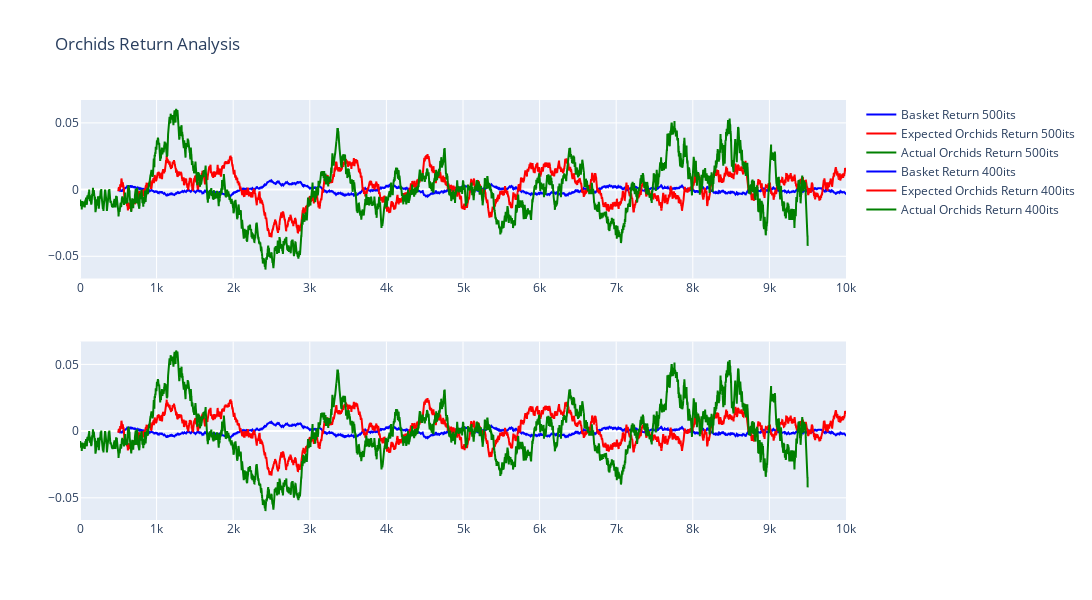

Notebook code for this chart:
### Code cell
import plotly.graph_objects as go
from plotly.subplots import make_subplots

fig = make_subplots(rows=2, cols=1)

# Plot for 500its
fig.add_trace(go.Scatter(x=df_constipated.index, y=df_constipated['basket_return_500its'], mode='lines', name='Basket Return 500its', line=dict(color='blue')), row=1, col=1)
fig.add_trace(go.Scatter(x=df_constipated.index, y=df_constipated['expected_orchids_return_500its'], mode='lines', name='Expected Orchids Return 500its', line=dict(color='red')), row=1, col=1)
fig.add_trace(go.Scatter(x=df_constipated.index, y=df_constipated['actual_orchids_return_500its'], mode='lines', name='Actual Orchids Return 500its', line=dict(color='green')), row=1, col=1)

# Plot for 400its
fig.add_trace(go.Scatter(x=df_constipated.index, y=df_constipated['basket_return_400its'], mode='lines', name='Basket Return 400its', line=dict(color='blue')), row=2, col=1)
fig.add_trace(go.Scatter(x=df_constipated.index, y=df_constipated['expected_orchids_return_400its'], mode='lines', name='Expected Orchids Return 400its', line=dict(color='red')), row=2, col=1)
fig.add_trace(go.Scatter(x=df_constipated.index, y=df_constipated['actual_orchids_return_400its'], mode='lines', name='Actual Orchids Return 400its', line=dict(color='green')), row=2, col=1)

fig.update_layout(height=600, width=1500, title_text="Orchids Return Analysis")
fig.show()

### Figure 1 — Plotly figure (JSON) as saved in the notebook; plotly's stock layout.template omitted (floating-point values rounded to 4 significant figures; data arrays with more than 128 entries replaced by an {"elided": "..."} marker saying what was removed)
{"data": [{"line": {"color": "blue"}, "mode": "lines", "name": "Basket Return 500its", "type": "scatter", "x": {"elided": "10001 int values"}, "xaxis": "x", "y": {"elided": "10001 float values"}, "yaxis": "y"}, {"line": {"color": "red"}, "mode": "lines", "name": "Expected Orchids Return 500its", "type": "scatter", "x": {"elided": "10001 int values"}, "xaxis": "x", "y": {"elided": "10001 float values"}, "yaxis": "y"}, {"line": {"color": "green"}, "mode": "lines", "name": "Actual Orchids Return 500its", "type": "scatter", "x": {"elided": "10001 int values"}, "xaxis": "x", "y": {"elided": "10001 float values"}, "yaxis": "y"}, {"line": {"color": "blue"}, "mode": "lines", "name": "Basket Return 400its", "type": "scatter", "x": {"elided": "10001 int values"}, "xaxis": "x2", "y": {"elided": "10001 float values"}, "yaxis": "y2"}, {"line": {"color": "red"}, "mode": "lines", "name": "Expected Orchids Return 400its", "type": "scatter", "x": {"elided": "10001 int values"}, "xaxis": "x2", "y": {"elided": "10001 float values"}, "yaxis": "y2"}, {"line": {"color": "green"}, "mode": "lines", "name": "Actual Orchids Return 400its", "type": "scatter", "x": {"elided": "10001 int values"}, "xaxis": "x2", "y": {"elided": "10001 float values"}, "yaxis": "y2"}], "layout": {"height": 600, "title": {"text": "Orchids Return Analysis"}, "width": 1500, "xaxis": {"anchor": "y", "domain": [0, 1]}, "xaxis2": {"anchor": "y2", "domain": [0, 1]}, "yaxis": {"anchor": "x", "domain": [0.575, 1]}, "yaxis2": {"anchor": "x2", "domain": [0, 0.425]}}}
